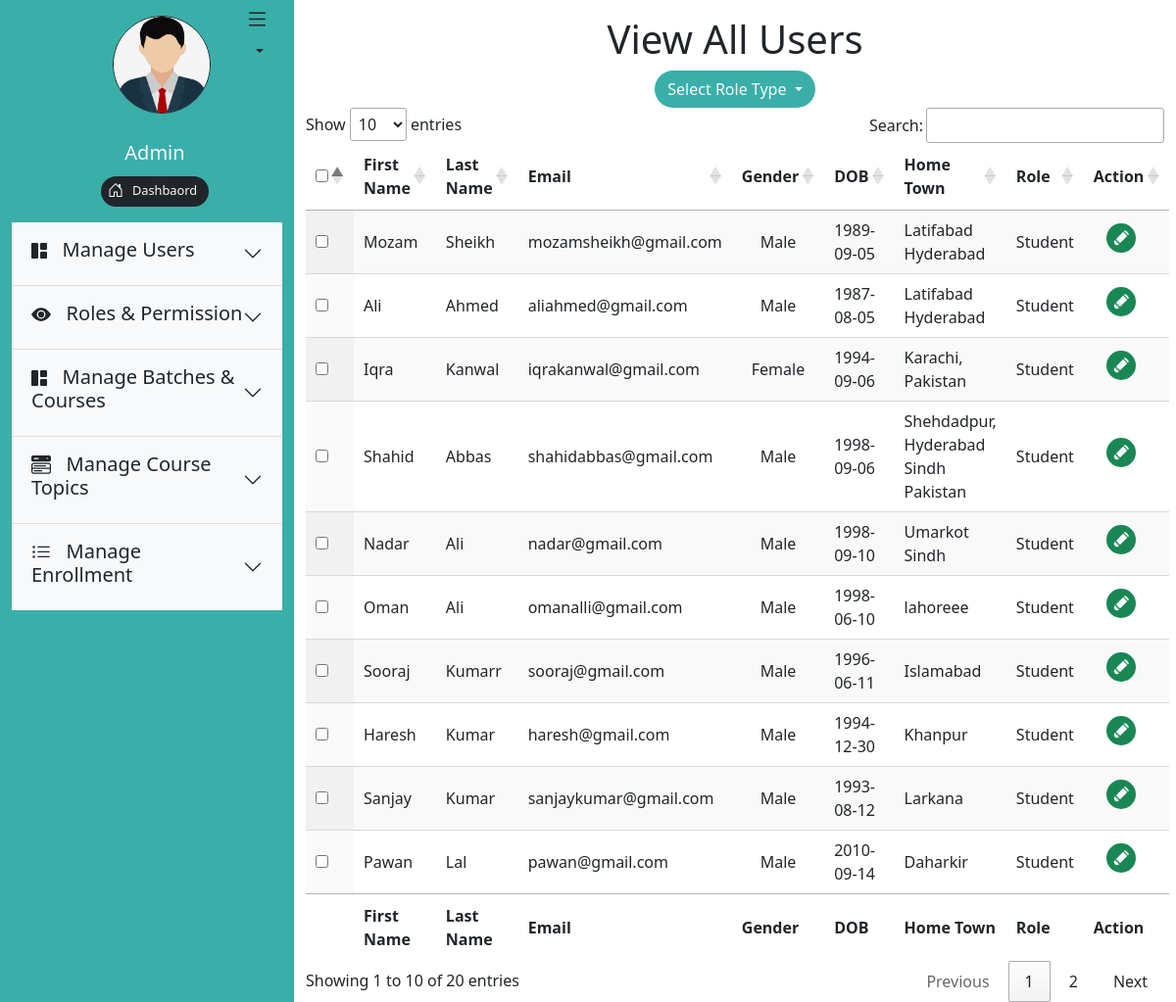
The page /admin/student.php on the database its author committed.
### tables this page shows
CREATE TABLE `users` (
  `user_id` int(11) NOT NULL AUTO_INCREMENT,
  `approved_by` int(11) DEFAULT NULL,
  `status_id` int(11) DEFAULT NULL,
  `first_name` varchar(100) DEFAULT NULL,
  `last_name` varchar(100) DEFAULT NULL,
  `email` varchar(100) DEFAULT NULL,
  `password` text DEFAULT NULL,
  `gender` enum('Male','Female') DEFAULT NULL,
  `date_of_birth` date DEFAULT NULL,
  `image` blob DEFAULT NULL,
  `home_town` text DEFAULT NULL,
  `is_approve` enum('Pending','Approved','Rejected') DEFAULT 'Pending',
  `created_at` datetime DEFAULT NULL,
  `updated_at` datetime DEFAULT NULL,
  PRIMARY KEY (`user_id`),
  UNIQUE KEY `email` (`email`),
  KEY `approved_by` (`approved_by`),
  CONSTRAINT `users_ibfk_1` FOREIGN KEY (`approved_by`) REFERENCES `user_role` (`user_role_id`) ON DELETE CASCADE ON UPDATE CASCADE
);

CREATE TABLE `user_role` (
  `user_role_id` int(11) NOT NULL AUTO_INCREMENT,
  `user_id` int(11) DEFAULT NULL,
  `role_id` int(11) DEFAULT NULL,
  `status_id` int(11) DEFAULT NULL,
  `created_at` datetime DEFAULT NULL,
  `updated_at` datetime DEFAULT NULL,
  PRIMARY KEY (`user_role_id`),
  KEY `user_id` (`user_id`),
  KEY `role_id` (`role_id`),
  CONSTRAINT `user_role_ibfk_1` FOREIGN KEY (`user_id`) REFERENCES `users` (`user_id`) ON DELETE CASCADE ON UPDATE CASCADE,
  CONSTRAINT `user_role_ibfk_2` FOREIGN KEY (`role_id`) REFERENCES `roles` (`role_id`) ON DELETE CASCADE ON UPDATE CASCADE
);

### admin/student.php (the view, shortened to what this page needs)
<?php
        require_once("require/header.php");
        require_once("../require/database_connection.php");
?>
<div class="col-sm-9">
<h1 class="display-6 pt-3 text-center">View All Users</h1>
        <center>
    <div class="w-50 ">
        <div class="btn-group">
  <button class="btn text-light rounded-pill dropdown-toggle" type="button" id="dropdownMenuClickableOutside" data-bs-toggle="dropdown" data-bs-auto-close="inside" aria-expanded="false" style="background-color:#3AAFA9;">
    Select Role Type
  </button>
</div>
    </div>
        </center>
    <table id="example" class="display" style="width:100%">
        <thead>
            <tr>
                <th><input type="checkbox" name="check"></th>
                <th>First Name</th>
                <th>Last Name</th>
                <th>Email</th>
                <th>Gender</th>
                <th>DOB</th>
                <th>Home Town</th>
                <th>Role</th>
                <th>Action</th>
            </tr>
        </thead>
        <tbody>
<?php
$query = "SELECT * FROM users, user_role WHERE user_role.`user_id`=users.`user_id` AND user_role.`role_id`=1 AND user_role.`status_id`=1";
$result = mysqli_query($connection, $query);
 if($result->num_rows)
    {
 ?>
            <tr>
        <?php while($row = mysqli_fetch_assoc($result))
            {
            ?>
                <td><input type="checkbox" name="check"></td>
                <td><?php echo $row['first_name']; ?></td>
                <td><?php echo $row['last_name']; ?></td>
                <td><?php echo $row['email']; ?></td>
                <td class="text-center"><?php echo $row['gender']; ?></td>
                <td><?php echo $row['date_of_birth']; ?></td>
                <td><?php echo $row['home_town']; ?></td>
                    <?php
                    $query = "SELECT role_id FROM user_role WHERE role_id='1' AND user_id ='".$row['user_id']."' ";
                    $result3 = mysqli_query($connection, $query);
                        if($result3->num_rows)
                            {
                                ?><td class="text-center"><?php
                                while($row3 = mysqli_fetch_assoc($result3))
                                    {
                                        if(($row3['role_id'])==1)
                                            {
                                                ?><span>Student</span><br><?php
                                            }
                                    }
                                ?></td><?php
                            }
                        else if(!($result3->num_rows)){
                            ?><td></td><?php
                            }
                ?>
                <td>
                    <a href="edit_role.php" style="text-decoration:none;" class="text-center"><h1 class="text-light" style="font-size:1.3rem;">
                        &nbsp;&nbsp;</h1>
                    </a>
                </td>
            </tr>
      <?php
        }
    }
       ?>
        </tbody>
        <tfoot>
            <tr>
                <th></th>
                <th>First Name</th>
                <th>Last Name</th>
                <th>Email</th>
                <th>Gender</th>
                <th>DOB</th>
                <th>Home Town</th>
                <th>Role</th>
                <th>Action</th>
            </tr>
        </tfoot>
    </table>
</body>
</html>
<?php require_once("require/footer.php"); ?>

### rows shown on the page
users: first_name "Mozam", last_name "Sheikh", email "mozamsheikh@gmail.com", gender "Male", date_of_birth "1989-09-05", home_town "Latifabad Hyderabad"
user_role: shows "Student"
users: first_name "Ali", last_name "Ahmed", email "aliahmed@gmail.com", gender "Male", date_of_birth "1987-08-05", home_town "Latifabad Hyderabad"
user_role: shows "Student"
users: first_name "Iqra", last_name "Kanwal", email "iqrakanwal@gmail.com", gender "Female", date_of_birth "1994-09-06", home_town "Karachi, Pakistan"
user_role: shows "Student"
users: first_name "Shahid", last_name "Abbas", email "shahidabbas@gmail.com", gender "Male", date_of_birth "1998-09-06", home_town "Shehdadpur, Hyderabad Sindh Pakistan"
user_role: shows "Student"
users: first_name "Nadar", last_name "Ali", email "nadar@gmail.com", gender "Male", date_of_birth "1998-09-10", home_town "Umarkot Sindh"
user_role: shows "Student"
users: first_name "Oman", last_name "Ali", email "omanalli@gmail.com", gender "Male", date_of_birth "1998-06-10", home_town "lahoreee"
user_role: shows "Student"
users: first_name "Sooraj", last_name "Kumarr", email "sooraj@gmail.com", gender "Male", date_of_birth "1996-06-11", home_town "Islamabad"
user_role: shows "Student"
users: first_name "Haresh", last_name "Kumar", email "haresh@gmail.com", gender "Male", date_of_birth "1994-12-30", home_town "Khanpur"
user_role: shows "Student"
users: first_name "Sanjay", last_name "Kumar", email "sanjaykumar@gmail.com", gender "Male", date_of_birth "1993-08-12", home_town "Larkana"
user_role: shows "Student"
users: first_name "Pawan", last_name "Lal", email "pawan@gmail.com", gender "Male", date_of_birth "2010-09-14", home_town "Daharkir"
user_role: shows "Student"
